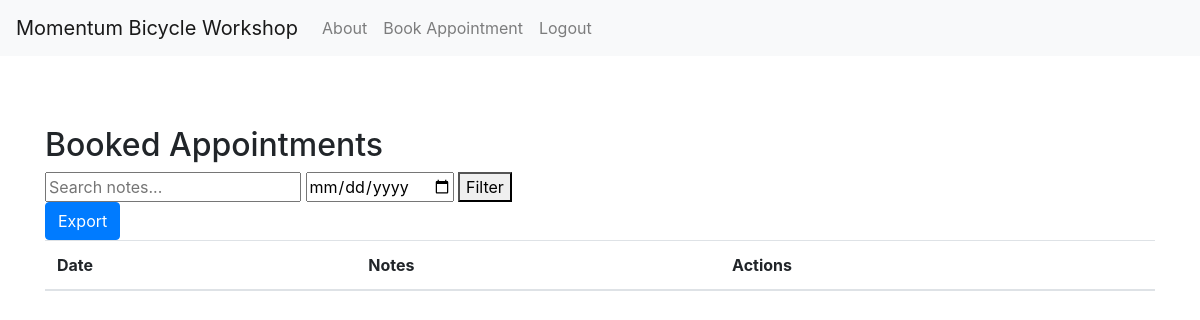
Page /owner/dashboard/ (signed in) on the earlier database version.
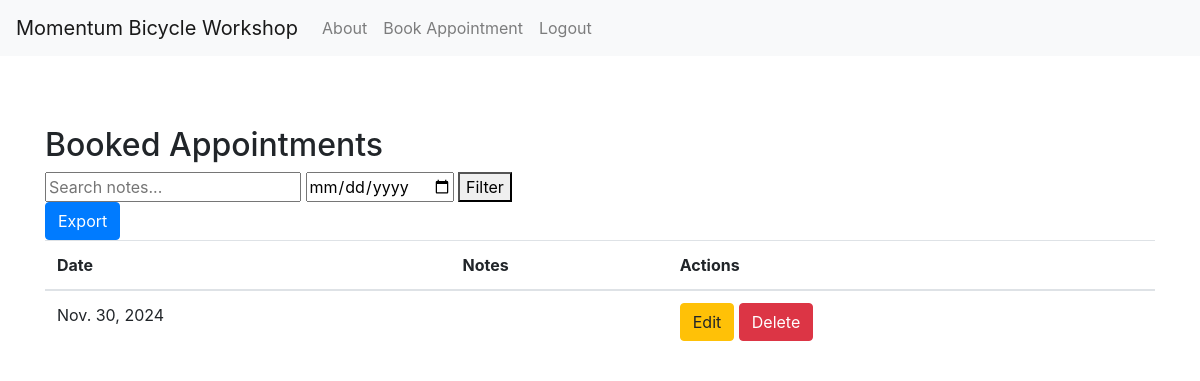
Same page on the later database version.
### myapp/models.py (models this page shows, shortened)
class Appointment(models.Model):
    user = models.ForeignKey(User, on_delete=models.CASCADE)  # Associate the appointment with a user
    date = models.DateField()
    time = models.TimeField()
    description = models.TextField(blank=True)  # Allowing blank descriptions
    photo = models.ImageField(upload_to='photos/', blank=True, null=True)
    class Meta:  # This should be properly indented within the model
        unique_together = ('user', 'date')  # or ('user', 'date', 'time') if you want to prevent double booking at the same time

### myapp/views.py (the view)
# urls.py: path('owner/dashboard/', views.OwnerDashboardView.as_view(), name='owner_dashboard'),
class OwnerDashboardView(LoginRequiredMixin, TemplateView):
    def get(self, request):
        appointments = Appointment.objects.all()
        date_filter = request.GET.get('date')
        if date_filter:
            appointments = appointments.filter(date__date=date_filter)
        search_query = request.GET.get('search')
        if search_query:
            appointments = appointments.filter(notes__icontains=search_query)
        return render(request, 'myapp/owner_dashboard.html', {'appointments': appointments})

### myapp/templates/myapp/owner_dashboard.html (shortened to what this page needs)
{% extends "myapp/base.html" %}
{% block content %}
<h2>Booked Appointments</h2>
<form method="GET" action="{% url 'owner_dashboard' %}">
    <input type="text" name="search" placeholder="Search notes...">
    <input type="date" name="date">
    <button type="submit">Filter</button>
</form>
<a href="{% url 'export_appointments' %}" class="btn btn-primary">Export</a>
<table class="table">
    <thead>
        <tr>
            <th>Date</th>
            <th>Notes</th>
            <th>Actions</th>
        </tr>
    </thead>
    <tbody>
        {% for appointment in appointments %}
        <tr>
            <td>{{ appointment.date }}</td>
            <td>{{ appointment.notes }}</td>
            <td>
                <a href="{% url 'edit_appointment' appointment.id %}" class="btn btn-warning">Edit</a>
                <form method="POST" action="{% url 'delete_appointment' appointment.id %}" style="display:inline;">
                    <button type="submit" class="btn btn-danger">Delete</button>
                </form>
            </td>
        </tr>
        {% endfor %}
    </tbody>
</table>
{% endblock %}

Differences in the rows shown:
added Appointment: date "Nov. 30, 2024"
